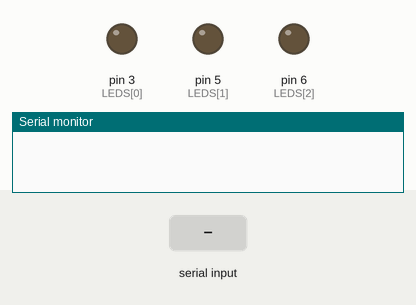
This sketch was run on a simulated Arduino Uno, built with avr-gcc and run on an emulated ATmega328P. On the bench: output pins drawn as LEDs (lit = HIGH), the last lines printed to the serial monitor. Inputs (shaded band) come from the test bench.

Above: at 1.2 s.
1.3 s: "C,45\n" received over Serial
At 3.5 s:
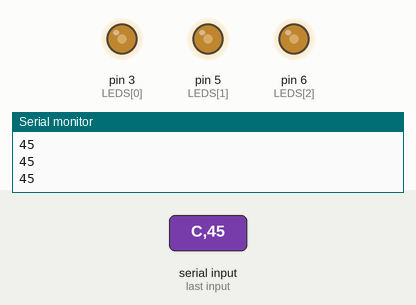
3.8 s: "C90\n" received over Serial
At 5.4 s:
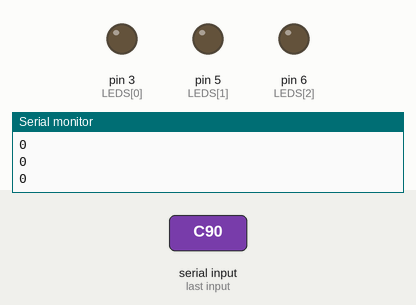
Timing chart, 0 to 6.9 s (numbered marks = the images above; inputs shaded):
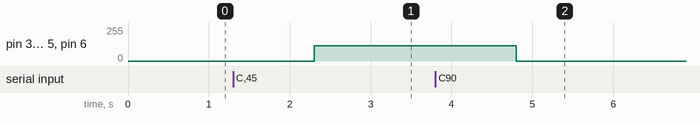

The sketch:

code.ino
```cpp
int LEDS[] = {3, 5, 6};
int leds_num = sizeof(LEDS) / sizeof(LEDS[0]);

void setup()
{
    Serial.begin(9600);
    for (int i = 0; i < leds_num; i++)
    {
        pinMode(LEDS[i], OUTPUT);
    }
}

void loop()
{
    if (Serial.available())
    {
        String command = Serial.readString();
        if (command[0] == 'C')
        {
            command = command.substring(2);
            int val = command.toInt();
            for (int i = 0; i < leds_num; i++)
            {
                Serial.println(val);
                analogWrite(LEDS[i], map(val, 0, 100, 0, 255));
            }
        }
    }
}
```

Measured:
- after the input at 1.3 s, pin 3 (LEDS[0]), pin 5 (LEDS[1]), pin 6 (LEDS[2]): 0/255 → 114/255 after 1.0 s
- after the input at 3.8 s, pin 3 (LEDS[0]), pin 5 (LEDS[1]), pin 6 (LEDS[2]): 114/255 → 0/255 after 1.0 s
